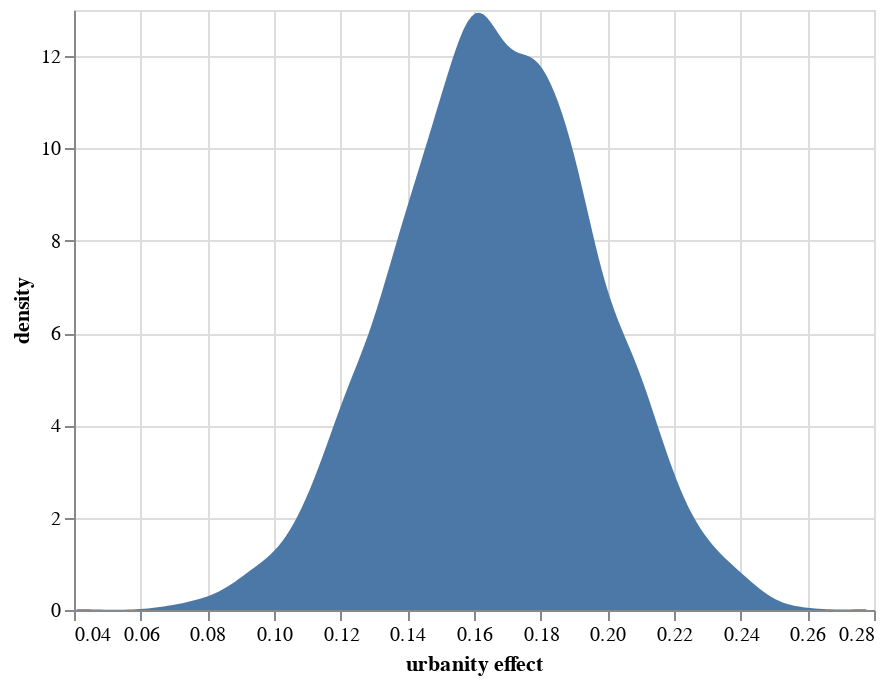

Notebook code for this chart:
### Code cell
direct_effect = pd.DataFrame((
    urban_predictions['posterior_predictive']['lkl'] - rural_predictions['posterior_predictive']['lkl']
).mean(dim=['lkl_dim_2']).to_numpy().ravel()).rename({0: "urbanity effect"}, axis=1)

alt.Chart(direct_effect).transform_density(
    'urbanity effect',
    as_=['urbanity effect', 'density'],
).mark_area().encode(
    x="urbanity effect:Q",
    y='density:Q',
)

### Figure 1 — Vega-Lite specification as saved in the notebook (floating-point values rounded to 4 significant figures; data arrays with more than 128 entries replaced by an {"elided": "..."} marker saying what was removed)
{"$schema": "https://vega.github.io/schema/vega-lite/v4.17.0.json", "config": {"view": {"continuousHeight": 300, "continuousWidth": 400}}, "data": {"name": "data-33e34d3fbca371be9cd4daeeb2f52c6e"}, "datasets": {"data-33e34d3fbca371be9cd4daeeb2f52c6e": {"elided": "4000 records"}}, "encoding": {"x": {"field": "urbanity effect", "type": "quantitative"}, "y": {"field": "density", "type": "quantitative"}}, "mark": "area", "transform": [{"as": ["urbanity effect", "density"], "density": "urbanity effect"}]}
